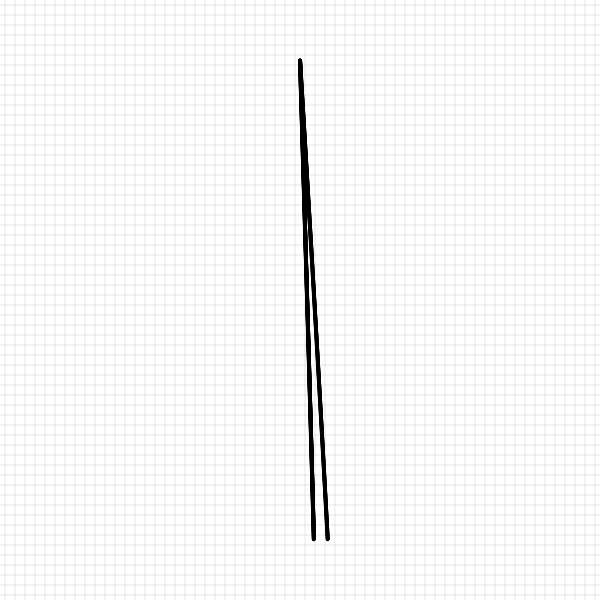
Frame 1 (no input)
Frame 60 (no input): identical to frame 1, image omitted
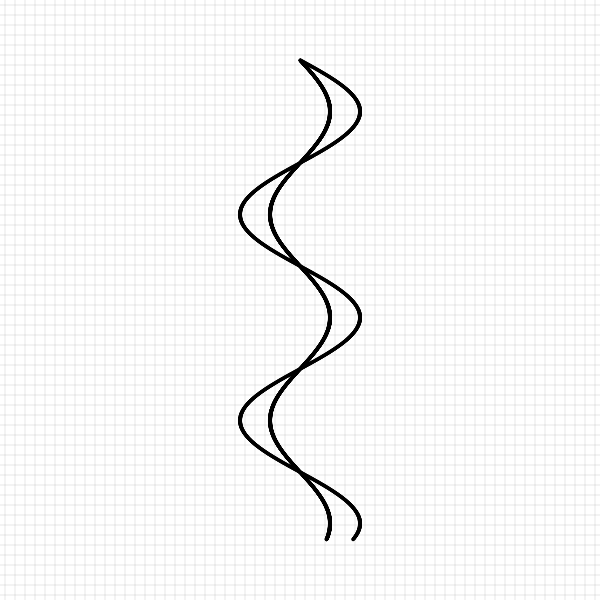
Frame 120 (the mouse pressed at the canvas centre since frame 60)

The p5.js sketch that drew these frames (run headless with seeded random() and noise() and a simulated clock; from frame 60 on, the mouse is pressed at the canvas centre):

// p5.js sketch
// ── sketch.js
// NOC 3.3 - simple harmonica motion

const AMP_MIN = 30;
const PADDING = 60;
let amplitude = AMP_MIN;
let a = 0, a2 = 0;
let astep = 0.0003, astep2 = 0.0003;

let r = 3; // radius of the ndoe
let intervalScale = .1;
let total;

function setup() {
  createCanvas(600, 600);
  total = Math.round((width-PADDING*2)/r)/intervalScale-1;
}

function draw() {
  // background setup
  background(255);
  gridDisplay(10);

  translate(width/2, PADDING);

  a += astep;
  a2 += astep2;

  astep = map(mouseX, 0, width, 0, 0.0003);
  astep2 = map(mouseY, 0, height, 0, 0.0003);

  fill(0);
  strokeWeight(.5);
  // noStroke();

  for(let i=1; i<total; i++) {
    let interval = i * r * intervalScale;
    let x = amplitude * sin(a*i);
    let x2 = amplitude * sin(a2*i);

    ellipse(x, interval, r, r);
    ellipse(x2, interval, r, r);
    ellipse(x+x2, interval, r, r);
  }


}


function gridDisplay(gridSize) {
  stroke(0);
  strokeWeight(0.1);
  for(let x=gridSize/2; x<width; x+=gridSize) {
    line(x, 0, x, height);
  }
  for(let y=gridSize/2; y<height; y+=gridSize) {
    line(0, y, width, y);
  }
}
